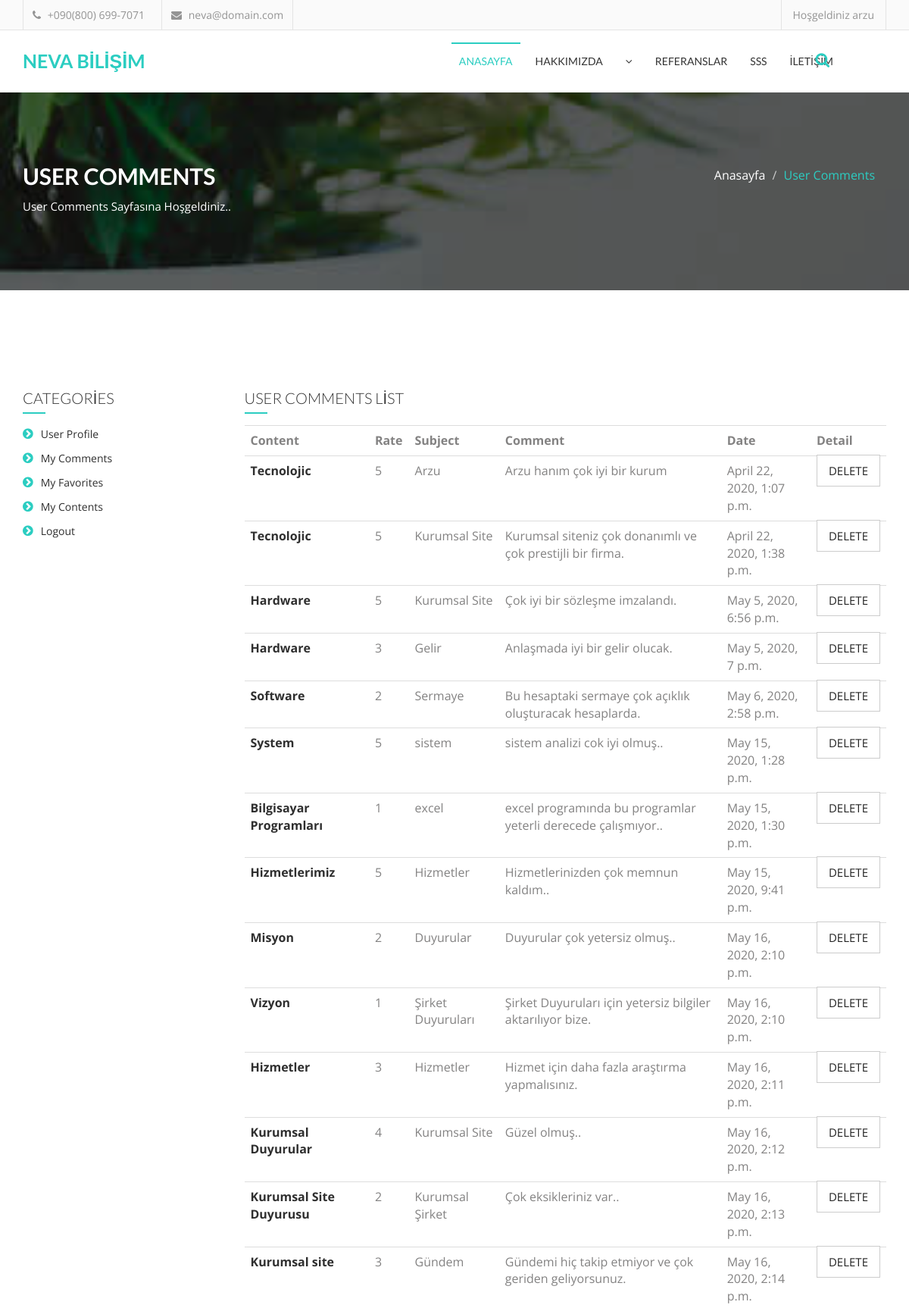
The app's page /user/comments/ (signed in, upper part), older data.
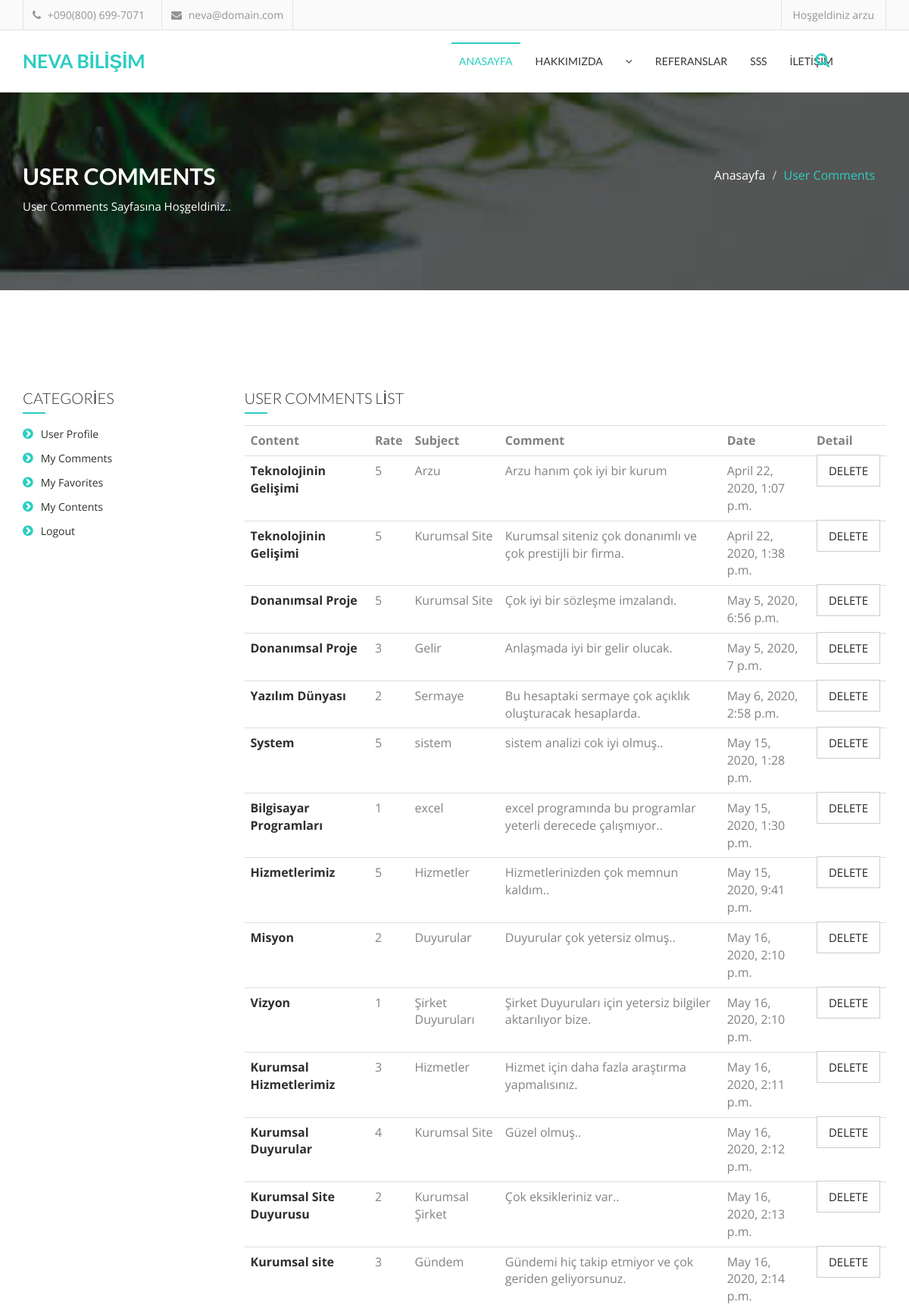
The same page, newer data.
### content/models.py (models this page shows, shortened)
class Comment(models.Model):
    STATUS = (
        ('New', 'Yeni'),
        ('True', 'Evet'),
        ('False', 'Hayır'),
    )
    content = models.ForeignKey(Content, on_delete=models.CASCADE)
    user = models.ForeignKey(User, on_delete=models.CASCADE)
    subject = models.CharField(max_length=50)
    comment = models.TextField(max_length=200, blank=True)
    rate = models.IntegerField(blank=True)
    status = models.CharField(max_length=10, choices=STATUS, default='New')
    ip = models.CharField(max_length=20, blank=True)
    create_at = models.DateTimeField(auto_now_add=True)
    update_at = models.DateTimeField(auto_now=True)

class Content(models.Model):
    STATUS = (
        ('True', 'Evet'),
        ('False', 'Hayır'),
    )
    user = models.ForeignKey(User, on_delete=models.SET_NULL, null=True)
    category = models.ForeignKey(Category, on_delete=models.CASCADE)  # relation with Category table
    title = models.CharField(max_length=150)
    keywords = models.CharField(blank=True, max_length=255)
    description = models.CharField(blank=True, max_length=255)
    image = models.ImageField(upload_to='images/')
    detail = RichTextUploadingField()
    slug = models.SlugField(null=False, unique=True)
    status = models.CharField(max_length=10, choices=STATUS)
    create_at = models.DateTimeField(auto_now_add=True)
    update_at = models.DateTimeField(auto_now=True)
    def image_tag(self):
        return mark_safe('<img src="{}" height="50"/>'.format(self.image.url))
    image_tag.short_description = 'Image'

### user/views.py (the view)
# urls.py: path('comments/', views.comments, name='comments'),
@login_required(login_url='/login')  # Check login
def comments(request):
    category = Category.objects.all()
    current_user = request.user
    comments = Comment.objects.filter(user_id=current_user.id)
    context = {'category': category, 'comments': comments}
    return render(request, 'user_comments.html', context)

### user/templates/user_comments.html (shortened to what this page needs)
{% extends "homebase.html" %}
{% block body %}
    <section id="single-page-header">
        <div class="overlay">
            <div class="container">
                <div class="row">
                    <div class="col-md-6 col-sm-6 col-xs-12">
                        <div class="single-page-header-left">
                            <h2>USER COMMENTS</h2>
                            <p>User Comments Sayfasına Hoşgeldiniz..</p>
                        </div>
                    </div>
                    <div class="col-md-6 col-sm-6 col-xs-12">
                        <div class="single-page-header-right">
                            <ol class="breadcrumb">
                                <li><a href="/">Anasayfa</a></li>
                                <li class="active">User Comments</li>
                            </ol>
                        </div>
                    </div>
                </div>
            </div>
        </div>
    </section>
    <section id="contact">
        <div class="container">
            <div class="row">
                <div class="col-md-12">
                </div>
                <div class="col-md-12">
                    <div class="cotact-area">
                        <div class="row">
                            <div class="col-md-3">
                                <div class="contact-area-left">
                                    {% include "user_panel.html" %}
                                </div>
                            </div>
                            <div class="col-md-9">
                                <div class="contact-area-right">
                                    <h4 class="widget-title">USER COMMENTS LİST</h4>
                                </div>
                                <div class="content-section">
                                    <table class="shopping-cart-table table">
                                        <tr>
                                            <th class="text-left">Content</th>
                                            <th class="text-left">Rate</th>
                                            <th class="text-left">Subject</th>
                                            <th class="text-left">Comment</th>
                                            <th class="text-left">Date</th>
                                            <th class="text-left">Detail</th>
                                        </tr>
                                        {% for rs in comments %}
                                            <tr>
                                                <td class="text-left">
                                                    <a href="/content/{{ rs.content_id }}/{{ rs.content_slug }}">
                                                        <strong>{{ rs.content.title }}</strong>
                                                    </a>
                                                </td>
                                                <td class="text-left">{{ rs.rate }}</td>
                                                <td class="text-left">{{ rs.subject }}</td>
                                                <td class="text-left">{{ rs.comment }}</td>
                                                <td class="text-left">{{ rs.create_at }}</td>
                                                <td class="text-left">
                                                    <a class="comment-btn" href="/user/deletecomment/{{ rs.id }}" onclick="return confirm('Will be Delete ! Are you sure?')">Delete</a>
                                                </td>
                                            </tr>
                                        {% endfor %}
                                    </table>
                                </div>
                            </div>
                        </div>
                    </div>
                </div>
            </div>
        </div>
    </section>
{% endblock %}

Row changes from the older to the newer data that the page shows:
changed through a linked row, Comment "Arzu": content "Tecnolojic" → "Teknolojinin Gelişimi"
changed through a linked row, Comment "Kurumsal siteniz çok donanımlı ve çok prestijli bir firma.": content "Tecnolojic" → "Teknolojinin Gelişimi"
changed through a linked row, Comment "Çok iyi bir sözleşme imzalandı.": content "Hardware" → "Donanımsal Proje"
changed through a linked row, Comment "Gelir": content "Hardware" → "Donanımsal Proje"
changed through a linked row, Comment "Sermaye": content "Software" → "Yazılım Dünyası"
changed through a linked row, Comment "Hizmet için daha fazla araştırma yapmalısınız.": content "Hizmetler" → "Kurumsal Hizmetlerimiz"
